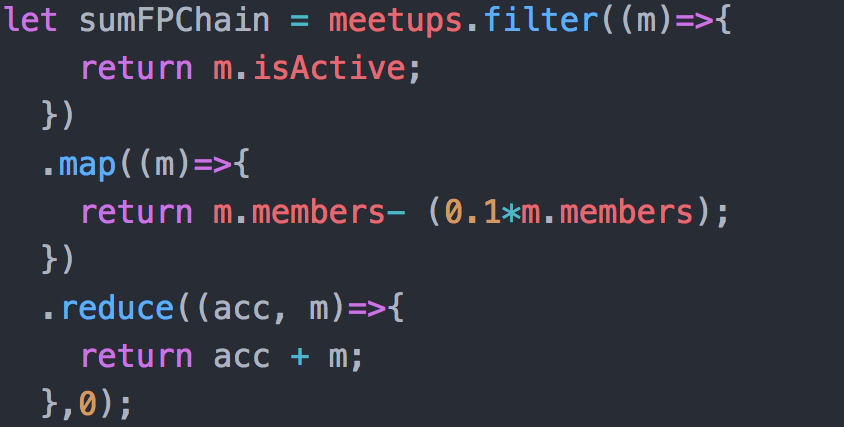
#> input picture ImageLibraryProject/Pictures To Profile/CS13_FuncProg1.png, 844 x 427 px; its folder holds only this picture in this run
$ python CS16_BlendProfilePicture.py
#> lines starting #> are read from the running program, lines starting #| are printed output that depends on the picture
from PIL import Image, ImageDraw
import math
import os, os.path

def roundImage(imageToMask: Image, borderPercent: float): # The round image method from before
    mask = Image.new("RGBA", imageToMask.size, (0, 0, 0, 0))
    borderPercent = abs(borderPercent)
    if borderPercent > 0.5:
        borderPercent = 0.5
    width, height = mask.size
    drawable = ImageDraw.Draw(mask)
    widthOffset = width * borderPercent
    heightOffset = height * borderPercent
    drawable.rectangle([(widthOffset, 0), (width - widthOffset, height)], fill="blue")
    drawable.rectangle([(0, heightOffset), (width, height - heightOffset)], fill="blue")
    drawable.ellipse([(0, 0), (2 * widthOffset, 2 * heightOffset)], fill="blue")
    drawable.ellipse([(width - 2 * widthOffset, 0), (width, 2 * heightOffset)], fill="blue")
    drawable.ellipse([(0, height - 2 * heightOffset), (2 * widthOffset, height)], fill="blue")
    drawable.ellipse([(width - 2 * widthOffset, height - 2 * heightOffset), (width, height)], fill="blue")
    final = Image.new(mode = "RGBA", size=imageToMask.size, color=(0, 0, 0 ,0))
    final.paste(imageToMask, (0, 0), mask)
    return final

def main():
    os.chdir("ImageLibraryProject/Pictures To Profile") # Sets the current directory to the "Picture To Profile" folder
    radius = 600 # Sets the radius of the profile picture
    images = [] # Create an empty list for images
    for image in os.listdir():
        images.append(Image.open(image).resize((radius, radius))) # Add all the files from the folder to the images list
    angle = 2 * math.pi / len(images) # Calculate the angle for each image based on the number of images
#> angle = 6.28
    mask = Image.new(mode="RGBA", size=(radius, radius), color=(0,0,0,0,)) # Create an image to be a mask. Make sure it's invisible
#> mask: PIL image 600x600 RGBA; every value is 0
    drawableMask = ImageDraw.Draw(mask) # Create a drawable version of the mask
    drawableMask.polygon( # Draw a triangle based on the angle calculated before
        [
            (radius / 2, radius / 2),
            (radius, radius / 2),
            (radius, radius / 2 * (1 - math.tan(angle)))
        ],
        "red"
    )
    image = Image.new("RGBA", (radius, radius), (0,0,0,0)) # Make an image to paste stuff on
    for i in range(len(images)):
        image.paste(images[i], mask=mask.rotate(math.degrees(angle) * i)) # Paste all the images on our image
#> this loop made 1 pass
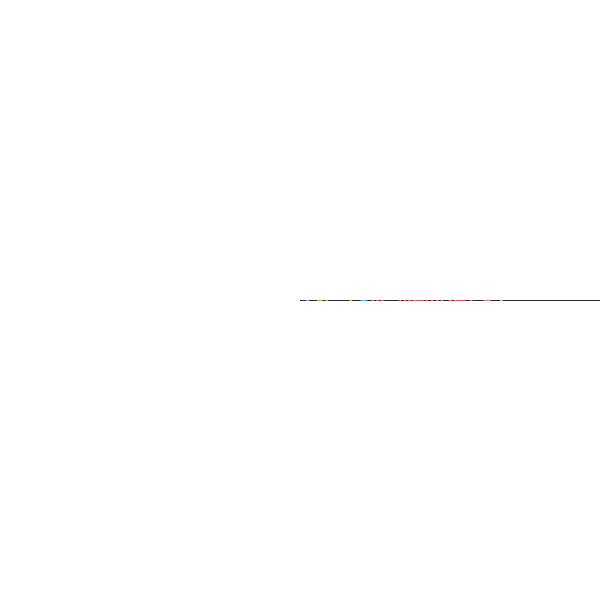
#> image: PIL image 600x600 RGBA; mean R, G, B, A 0.1, 0.1, 0.1, 0.2; transparent parts drawn white
    rounded = roundImage(image, 0.5) # Round our image
    os.chdir("..") # Set our directory back to the overall folder
    rounded.show() # Show the new image
    rounded.save("ProfilePicture.png") # Save it

if __name__ == "__main__": # Making sure this only runs when its run directly, and not if it's imported
    main()
